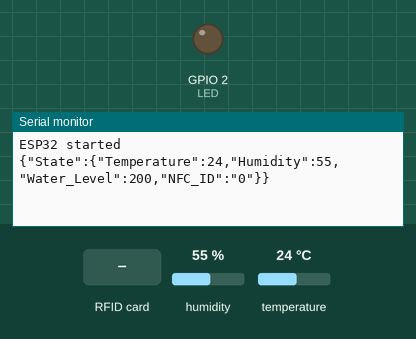
A sketch run on a simulated ESP32. Shown: output pins drawn as LEDs (lit = HIGH), the last lines printed to the serial monitor. The inputs (shaded band) are chosen by the test bench; at power-on: humidity 55 %, temperature 24 °C.

Above: at 1.2 s.
1.3 s: RFID card DE AD BE EF held to the reader
At 2.4 s:
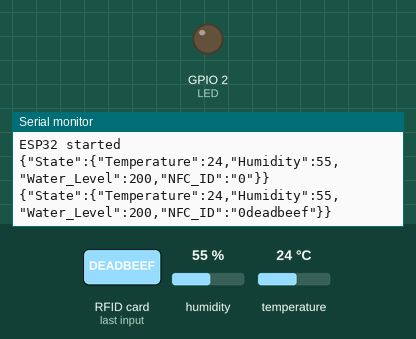
2.8 s: RFID card 5E 7A 19 C4 held to the reader
At 4.2 s:
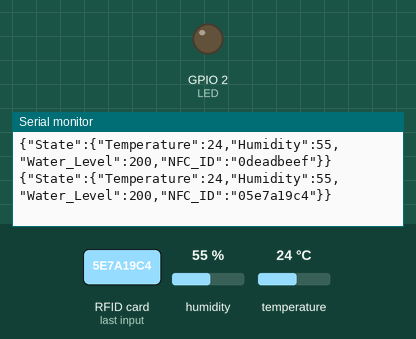

The sketch:

Code_ESP32.ino
```cpp
#include <math.h>
#include <WiFi.h>         // Include the Wi-Fi library
#include <ArduinoJson.h>
#include <PubSubClient.h> // Include Library for MQTT
#include "DHTesp.h"       // Include Library for the temperature and humidity sensor
#include <SPI.h>
#include <MFRC522.h>


#define LED 2           //Set the onboard Led to indicate an active Wi-Fi connection
#define DHTpin 4        //D2 of ESP32 DevKit for temperature and humidity sensor
#define RST_PIN   22    // Define pins for the RFID/NFC reader
#define SS_PIN    21    // Define pins for the RFID/NFC reader
int analogInPin = 34;   //Define the pin for the water-level-sensor

// variables to hold data
StaticJsonDocument<400> jsonDoc;                              //Is needed to store the sensor values transmitted by the arduino
JsonObject payload = jsonDoc.to<JsonObject>();
JsonObject state = payload.createNestedObject("State");
StaticJsonDocument<300> jsonReceiveDoc;                       //Is needed to store the commands send by the IOT platform/Node red
static char msg[400];

// variables
int h = 0;                            // value for humidity
int t = 0;                            // value for temperature
int32_t ReportingInterval = 10;       // Reporting Interval seconds
int Water_Level_Sensor = 0;
int Water_Level_Sensor_percent = 0;
int i = 0;                            //Counter variable

//Definitions for the RFID/NFC reader
MFRC522 mfrc522(SS_PIN, RST_PIN);   // Create MFRC522 instance
#define NEW_UID {0xDE, 0xAD, 0xBE, 0xEF};
String NFC_ID= "0";
MFRC522::MIFARE_Key key;

//definition for the temperature and humidity sensor
DHTesp dht;


void setup() {
  Serial.begin(115200);                   // Start the Serial communication to send messages to the computer
  Serial.setTimeout(2000);
  while (!Serial) { }                     // Do nothing if no serial port is opened (added for Arduinos based on ATMEGA32U4)
  SPI.begin();                            // Init SPI bus
  Serial.print("ESP32 started");
  delay(10);
  Serial.println('\n');

  pinMode(LED,OUTPUT);                    //Set pin Mode for LED

  // Setting up the temperature and humidity sensor
  dht.setup(DHTpin, DHTesp::DHT11); //for DHT11 Connect DHT sensor to GPIO 2

  //Setupt the RFID/NFC reader
  mfrc522.PCD_Init();                     // Init MFRC522 card
  for (byte i = 0; i < 6; i++) {          // Prepare key - all keys are set to FFFFFFFFFFFFh at chip delivery from the factory.
    key.keyByte[i] = 0xFF;
  }
}

void loop() {

  //read the temperature and humidity
  h = dht.getHumidity();
  t = dht.getTemperature();

  //read the water level an concert it in a percentage value
  Water_Level_Sensor = analogRead(analogInPin);
  Water_Level_Sensor_percent = (Water_Level_Sensor*100)/1024;

  // Send data to Raspberry pi
  state["Temperature"] = t;                           //Write Temperature to Json
  state["Humidity"] = h;                              //Write Humidity to Json
  state["Water_Level"] = Water_Level_Sensor_percent;  //Write water level to Json
  state["NFC_ID"] = "0";                              // Overwrite the value of the NFC-ID
  serializeJson(jsonDoc, msg);
  Serial.println(msg);

  //Serial.print("Interval:  ");                        //Inicate at which interval the temperature and humidity are recorded
  //Serial.println(ReportingInterval);

  // Pause - but keep polling for new NFC Tags
  i=0;                                                                            //Reset the counter
  while (i<ReportingInterval*10){
//    mqtt.loop();                                                                //Is onlyneedet if infomation is send by the IoT Platform

    // Look for new RFID/NFC-tags, and select one if present
    if (  mfrc522.PICC_IsNewCardPresent() and mfrc522.PICC_ReadCardSerial() ) {
      NFC_ID="0";                                                                 //First character of the ID is a 0
      for (byte i = 0; i < mfrc522.uid.size; i++) {
        NFC_ID += String(mfrc522.uid.uidByte[i], HEX);                            //Convert the array to a string
      }
      state["NFC_ID"] = NFC_ID;                                                   //Write string to Json so it can be send to the cloud
      serializeJson(jsonDoc, msg);
      Serial.println(msg);
      delay(2000);                                                                // wait 2s before searching for another NFC/RFID tag
      i=i+20;                                                                     //Take the delay of 2000ms into account
    }
    delay(100);
    i++;                                                                          //increase the counter variable by 1
  }
}
```

Measured:
- after the input at 1.3 s, the serial monitor: prints a new line at once (image 1)
- after the input at 2.8 s, the serial monitor: prints a new line after 0.63 s (image 2)
